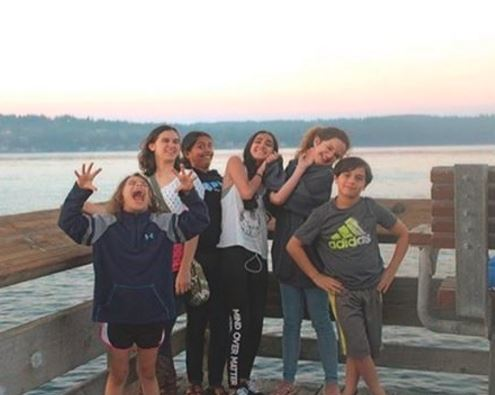
#> input picture campbellriver.JPG, 495 x 395 px, found by its file name
$ python obamicon.py
#> lines starting #> are read from the running program, lines starting #| are printed output that depends on the picture
from PIL import Image
im = Image.open("campbellriver.jpg")
#> im is the input picture: PIL image 495x395 RGB; mean R, G, B 151.2, 146.9, 144.2
im.rotate(45).show()
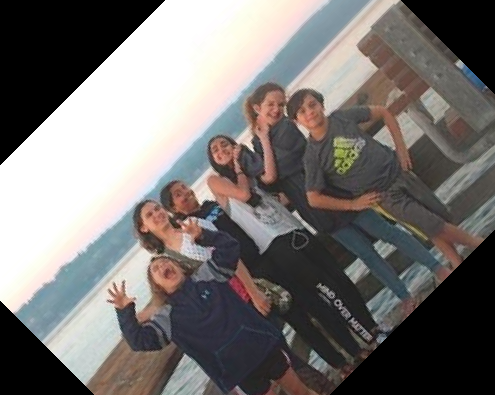
#> shown: PIL image 495x395 RGB; mean R, G, B 118.3, 114.5, 112.6
new_image = Image.new(im.mode, im.size)
#> new_image: PIL image 495x395 RGB; every value is 0
new_image.save("output.jpg", "jpeg")
#---------------------------------------------------------------------------------------------------------------------
darkBlue = (0,51,76)
red = (217, 26, 33)
lightBlue = (112, 150, 158)
yellow = (252, 227, 166)

list_of_pixels = list(im.getdata())
#> list_of_pixels = 195525 items
#print(list_of_pixels[3])
pixel_list = []

for pixel in list_of_pixels:
	R = pixel [0]
	G = pixel [1]
	B = pixel [2]
	intensity = R + G + B
	if intensity <= 182:
		pixel_list.append(darkBlue)
	elif 182 < intensity <= 364:
		pixel_list.append(red)
	elif 364 < intensity <= 546:
		pixel_list.append(lightBlue)
	else:
		pixel_list.append(yellow)
#> after the loop, pixel_list = 195525 items


new_image.putdata(pixel_list)
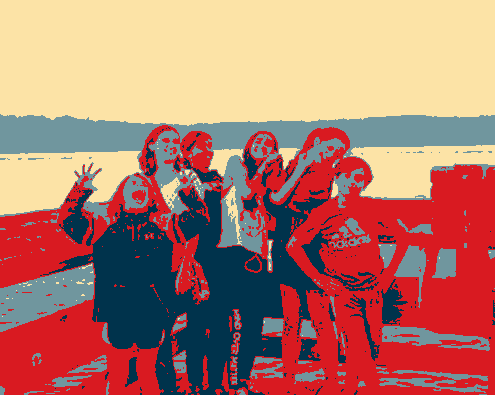
#> new_image: PIL image 495x395 RGB; mean R, G, B 178.3, 123.2, 108.4
new_image.show()


#if 182<intensity or intensity<364:

$ run again, with maui.JPG copied over campbellriver.JPG
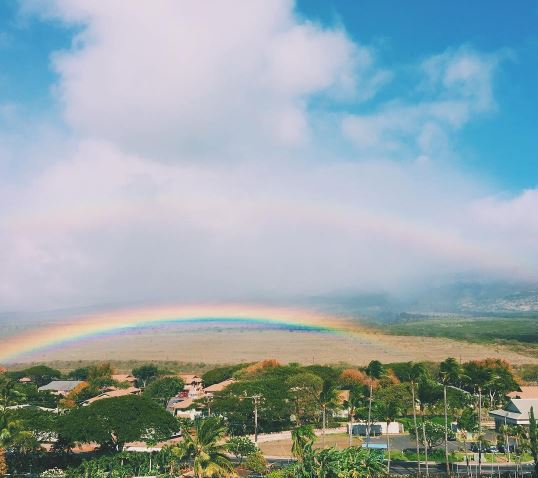
#> input picture maui.JPG, 538 x 478 px, found by its file name
#> im is the input picture: PIL image 538x478 RGB; mean R, G, B 150.7, 166.3, 170.9
#> `im.rotate(45).show()`:
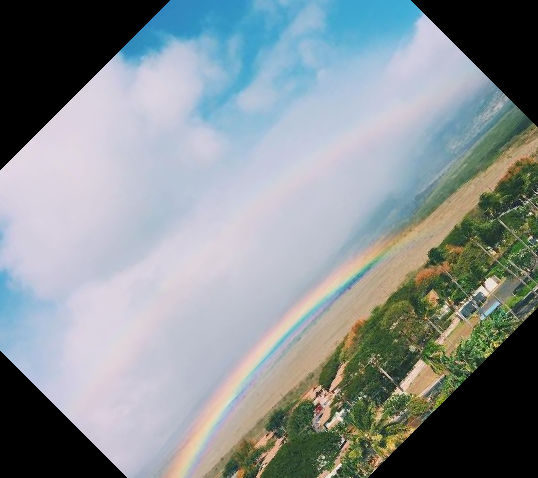
#> shown: PIL image 538x478 RGB; mean R, G, B 134.7, 143, 145.9
#> list_of_pixels = 257164 items
#> the loop `for pixel in list_of_pixels:` made 257164 passes
#> (R, G, B, intensity) on passes 1 to 3: (59, 150, 195, 404), (59, 150, 195, 404), (59, 150, 194, 403)
#> `new_image.putdata(pixel_list)`:
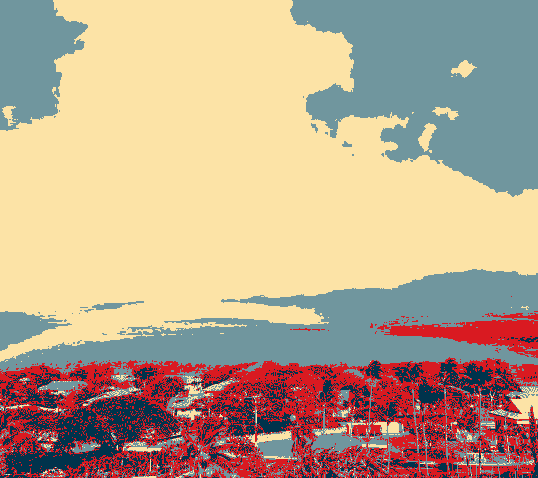
#> new_image: PIL image 538x478 RGB; mean R, G, B 187.1, 165.2, 140
